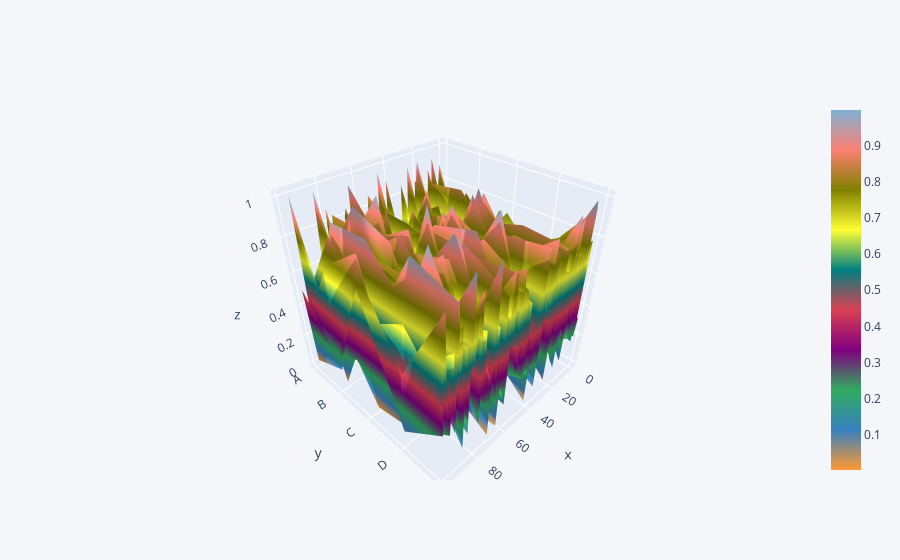

Notebook code for this chart:
### Code cell
import numpy as np
import pandas as pd
import plotly as pl
import plotly.offline as po
import cufflinks as cf
po.init_notebook_mode(connected = True)
cf.go_offline()
def createdata(data):
    if(data == 1):
        x = np.random.rand(100,5)
        df1 = pd.DataFrame(x,columns=['A','B','C','D','E'])
    elif(data == 2):
        x = [0,0,0,0,0]
        r1= [0,0,0,0,0]
        r2= [0,0,0,0,0]
        r3= [0,0,0,0,0]
        r4= [0,0,0,0,0]
        print('Enter the values for columns')
        i=0
        for i in [0,1,2,3,4]:
            x[i] = input()
            i = i + 1
        print('Enter the values for first row')
        i=0
        for i in [0,1,2,3,4]:
            r1[i] = int(input())
            i = i + 1
        print('Enter the values for second row')
        i=0
        for i in [0,1,2,3,4]:
            r2[i] = int(input())
            i = i + 1
        print('Enter the values for third row')
        i=0
        for i in [0,1,2,3,4]:
            r3[i] = int(input())
            i = i + 1
        print('Enter the values for fourth row')
        i=0
        for i in [0,1,2,3,4]:
            r4[i] = int(input())
            i = i + 1
        df1 = pd.DataFrame([r1,r2,r3,r4] , columns = x)
    elif(data == 3):
        file = input('Enter the file name')
        x = pd.read_csv(file)
        df1 = pd.DataFrame(x)
    else:
        print('DataFrame creation failed please enter in between 1 to 3 and try again')
    return df1
def plotter(plot):
    if(plot == 1):
        finalplot = df1.iplot(kind='scatter')
    elif(plot == 2):
        finalplot = df1.iplot(kind='scatter',mode='markers' ,symbol='x',colorscale='paired')
    elif(plot == 3):
        finalplot = df1.iplot(kind='bar')
    elif(plot == 4):
        finalplot = df1.iplot(kind='hist')
    elif(plot == 5):
        finalplot = df1.iplot(kind='box')
    elif(plot == 6):
        finalplot = df1.iplot(kind='surface')
    else:
        finalplot = print('Select only between 1 to 7')
    return finalplot
def plotter2(plot):
    col = input('Enter the number of columns you want to plot by selecting only 1 , 2 or 3')
    col = int(col)
    if(col==1):
        colm = input('Enter the column you want to plot by selecting any column from dataframe head')
        if(plot==1):
            finalplot = df1[colm].iplot(kind='scatter')
        elif(plot==2):
            finalplot = df1[colm].iplot(kind='scatter' , mode='markers' , symbol='x' ,colorscale='paired')
        elif(plot==3):
            finalplot = df1[colm].iplot(kind='bar')
        elif(plot==4):
            finalplot = df1[colm].iplot(kind='hist')
        elif(plot==5):
            finalplot = df1[colm].iplot(kind='box')
        elif(plot==6 or plot==7):
            finalplot = print('Bubble plot and surface plot require more than one column arguments')
        else:
            finalplot = print('Select only between 1 to 7')
    elif(col==2):
        print('Enter the columns you want to plot by selecting from dataframe head')
        x = input('First column')
        y = input('Second column')
        if(plot==1):
            finalplot = df1[[x,y]].iplot(kind='scatter')
        elif(plot==2):
            finalplot = df1[[x,y]].iplot(kind='scatter' , mode='markers' , symbol='x' ,colorscale='paired')
        elif(plot==3):
            finalplot = df1[[x,y]].iplot(kind='bar')
        elif(plot==4):
            finalplot = df1[[x,y]].iplot(kind='hist')
        elif(plot==5):
            finalplot = df1[[x,y]].iplot(kind='box')
        elif(plot==6):
            finalplot = df1[[x,y]].iplot(kind='surface')
        elif(plot==7):
            size = input('Please enter the size column for bubble plot')
            finalplot = df1.iplot(kind='bubble' , x=x,y=y,size=size)
        else:
            finalplot = print('Select only between 1 to 7')
    elif(col==3):
        print('Enter the columns you want to plot')
        x=input('First column')
        y=input('Second column')
        z=input('Third column')
        if(plot==1):
            finalplot = df1[[x,y,z]].iplot(kind='scatter')
        elif(plot==2):
            finalplot = df1[[x,y,z]].iplot(kind='scatter' , mode='markers' , symbol='x' ,colorscale='paired')
        elif(plot==3):
            finalplot = df1[[x,y,z]].iplot(kind='bar')
        elif(plot==4):
            finalplot = df1[[x,y,z]].iplot(kind='hist')
        elif(plot==5):
            finalplot = df1[[x,y,z]].iplot(kind='box')
        elif(plot==6):
            finalplot = df1[[x,y,z]].iplot(kind='surface')
        elif(plot==7):
            size = input('Please enter the size column for bubble plot')
            finalplot = df1.iplot(kind='bubble' , x=x,y=y,z=z,size=size )
        else:
            finalplot = print('Select only between 1 to 7')
    else:
        finalplot = print('Please enter only 1 , 2 or 3')
    return finalplot
def main(cat):
    if(cat == 1):
        print('Select the type of plot you need to plot by writing 1 to 6')
        print('1.Line plot')
        print('2.Scatter plot')
        print('3.Bar plot')
        print('4.Histogram')
        print('5.Box plot')
        print('6.Surface plot')
        plot = int(input())
        output = plotter(plot)
    elif(cat == 2):
        print('Select the type of plot you need to plot by writing 1 to 7')
        print('1.Line plot')
        print('2.Scatter plot')
        print('3.Bar plot')
        print('4.Histogram')
        print('5.Box plot')
        print('6.Surface plot')
        print('7.Bubble plot')
        plot = int(input())
        output = plotter2(plot)
    else:
        print('Please enter 1 or 2 and try again')        
print('Select the type of data you need to plot(By writing 1,2 or 3)')
print('1.Random data with 100 rows and 5 columns')
print('2.Customize dataframe with 5 columns and. 4 rows')
print('3.Upload csv/json/txt file')
data = int(input())
df1 = createdata(data)
print('Your DataFrame head is given below check the columns to plot using cufflinks')
df1.head()
print('What kind of plot you need , the complete data plot or columns plot')
cat = input('Press 1 for plotting all columns or press 2 for specifying columns to plot')
cat = int(cat)
main(cat)

### Figure 1 — Plotly figure (JSON) as saved in the notebook; plotly's stock layout.template omitted (floating-point values rounded to 4 significant figures; data arrays with more than 128 entries replaced by an {"elided": "..."} marker saying what was removed)
{"data": [{"colorscale": [[0, "rgb(255, 153, 51)"], [0.1111, "rgb(55, 128, 191)"], [0.2222, "rgb(50, 171, 96)"], [0.3333, "rgb(128, 0, 128)"], [0.4444, "rgb(219, 64, 82)"], [0.5556, "rgb(0, 128, 128)"], [0.6667, "rgb(255, 255, 51)"], [0.7778, "rgb(128, 128, 0)"], [0.8889, "rgb(251, 128, 114)"], [1, "rgb(128, 177, 211)"]], "type": "surface", "x": [0, 1, 2, 3, 4, 5, 6, 7, 8, 9, 10, 11, 12, 13, 14, 15, 16, 17, 18, 19, 20, 21, 22, 23, 24, 25, 26, 27, 28, 29, 30, 31, 32, 33, 34, 35, 36, 37, 38, 39, 40, 41, 42, 43, 44, 45, 46, 47, 48, 49, 50, 51, 52, 53, 54, 55, 56, 57, 58, 59, 60, 61, 62, 63, 64, 65, 66, 67, 68, 69, 70, 71, 72, 73, 74, 75, 76, 77, 78, 79, 80, 81, 82, 83, 84, 85, 86, 87, 88, 89, 90, 91, 92, 93, 94, 95, 96, 97, 98, 99], "y": ["A", "B", "C", "D", "E"], "z": {"elided": "5x100 float values"}}], "layout": {"legend": {"bgcolor": "#F5F6F9", "font": {"color": "#4D5663"}}, "paper_bgcolor": "#F5F6F9", "plot_bgcolor": "#F5F6F9", "title": {"font": {"color": "#4D5663"}}, "xaxis": {"gridcolor": "#E1E5ED", "showgrid": true, "tickfont": {"color": "#4D5663"}, "title": {"font": {"color": "#4D5663"}, "text": ""}, "zerolinecolor": "#E1E5ED"}, "yaxis": {"gridcolor": "#E1E5ED", "showgrid": true, "tickfont": {"color": "#4D5663"}, "title": {"font": {"color": "#4D5663"}, "text": ""}, "zerolinecolor": "#E1E5ED"}}}
